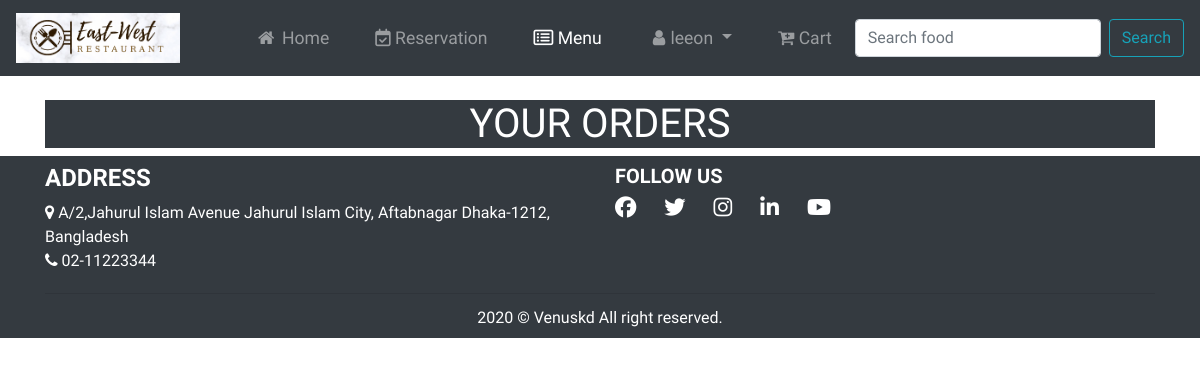
/orders.php (signed in), run on an earlier commit of the app's database.
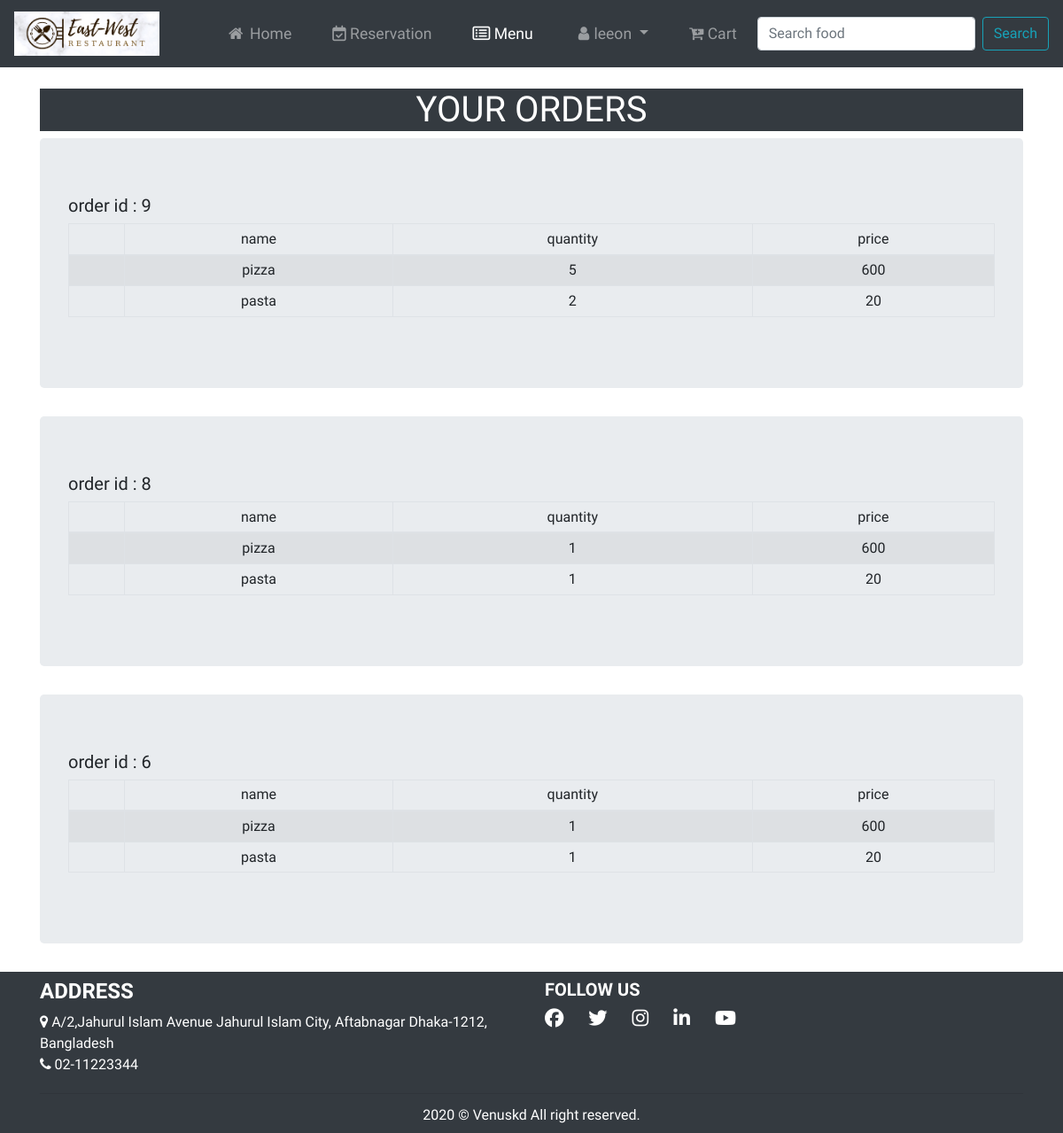
And on a later commit of the database.
### tables this page shows
CREATE TABLE `orderstable` (
  `id` int(11) NOT NULL,
  `total_price` float DEFAULT NULL,
  `u_id` int(11) NOT NULL
);

CREATE TABLE `orderitem` (
  `id` int(11) NOT NULL,
  `food_id` int(11) DEFAULT NULL,
  `price` float DEFAULT NULL,
  `quantity` int(11) NOT NULL,
  `orders_id` int(11) NOT NULL,
  `u_id` int(11) DEFAULT NULL
);

CREATE TABLE `food` (
  `food_id` int(255) NOT NULL,
  `foodname` varchar(255) NOT NULL,
  `foodtype` varchar(255) NOT NULL,
  `description` text NOT NULL,
  `price` int(255) NOT NULL,
  `availability` varchar(255) NOT NULL
);

### orders.php (the view, shortened to what this page needs)
<!DOCTYPE html>
<html lang="en">
	<head>
		<?php include'common/header.php';?>
	</head>
	<body>
		<div>
			<header>
				<nav class="navbar navbar-expand-lg navbar-dark bg-dark">
					<a class="navbar-brand" href="index.php">
						<img class="toplogo" src="img/East-West.png" alt="nav-logo">
					</a>
					<div class="collapse navbar-collapse" id="navbarSupportedContent">
						<ul class="nav navbar-nav ml-auto">
							<li class="nav-item">
								<a class="nav-link" href="index.php"><i class="fa fa-fw fa-home"></i> Home</a>
							</li>
							<li class="nav-item">
								<a class="nav-link" href="reservation.php"><i class="fa fa-calendar-check-o"></i> Reservation</a>
							</li>
							<li class="nav-item active">
								<a class="nav-link" href="menu.php"><i class="fa fa-list-alt"></i> Menu<span class="sr-only">(current)</span></a>
							</li>
							<li class="nav-item dropdown">
								<a class="nav-link dropdown-toggle" href="#" id="navbarDropdown" role="button" data-toggle="dropdown" aria-haspopup="true" aria-expanded="false"><i class="fa fa-fw fa-user"></i><?php echo $_SESSION['username'];?> </a>
							</li>
							<li class="nav-item">
								<a class="nav-link" href="./cartDispaly.php" ><i class="fa fa-cart-plus"></i> <spam id="cart">Cart</spam></a>
							</li>
						</ul>
						<form class="form-inline my-2 my-lg-0">
							<input class="form-control mr-sm-2" type="search" placeholder="Search food" aria-label="Search">
							<button class="btn btn-outline-info my-2 my-sm-0" type="submit"><span class="colorchange">Search</span></button>
						</form>
					</div>
				</nav>
			</header>
		</div>
			<br>
			<div class="container">
				<h1 class="text-white bg-dark text-uppercase text-center">your orders</h1>
                        <?php
                        function fetch_data($sql) {
                            $result = $GLOBALS['con']->query($sql);
                            if ($result->num_rows > 0) {
                                $data = mysqli_fetch_all($result,MYSQLI_ASSOC);
                                return $data;
                            }else{
                              return  array( );
                            }
                          }
                        $sql ="SELECT * FROM `orderstable` WHERE u_id='".$_SESSION['customer_id']."' ORDER BY id DESC";
                        $data=fetch_data($sql);
                        for ($i=0; $i < count($data); $i++) {
                        ?>
                        <div class="containser">
                            <div class ='jumbotron'>
                            <h5>order id : <?=$data[$i]['id']?></h5>
                                <table class="table table-bordered table-striped text-center table-hover table-sm">
                                <thead>
                                <th>
                                <td>name</td>
                                <td>quantity</td>
                                <td>price</td>
                                </th>
                                </thead>
                                    <tbody>
                                    <?php
                                    $sql="SELECT * FROM `orderitem` WHERE orders_id='".$data[$i]['id']."' ";
                                    $orders_items=fetch_data($sql);
                                    for ($j=0; $j < count($orders_items); $j++) {
                                        $sql="SELECT foodname FROM `food` WHERE food_id=".$orders_items[$j]['food_id'];
                                        $food_name=fetch_data($sql)[0]['foodname'];
                                    ?>
                                        <tr>
                                            <td></td>
                                            <td><?=$food_name;?></td>
                                            <td><?=$orders_items[$j]['quantity'];?></td>
                                            <td><?=$orders_items[$j]['price'];?></td>
                                        </tr>
                                    <?php } ?>
                                    </tbody>
                                </table>
                            </div>
                        </div>
                        <?php }?>
			</div>
		<?php include'common/footer.php'; ?>
	</body>
</html>

What changed in the data, as far as the page shows it:
added orderstable: id "9"
added orderitem: food.foodname "pizza", quantity "5", price "600", shown under "9"
added orderitem: food.foodname "pasta", quantity "2", price "20", shown under "9"
added orderstable: id "8"
added orderitem: food.foodname "pizza", quantity "1", price "600", shown under "8"
added orderitem: food.foodname "pasta", quantity "1", price "20", shown under "8"
added orderstable: id "6"
added orderitem: food.foodname "pizza", quantity "1", price "600", shown under "6"
added orderitem: food.foodname "pasta", quantity "1", price "20", shown under "6"
